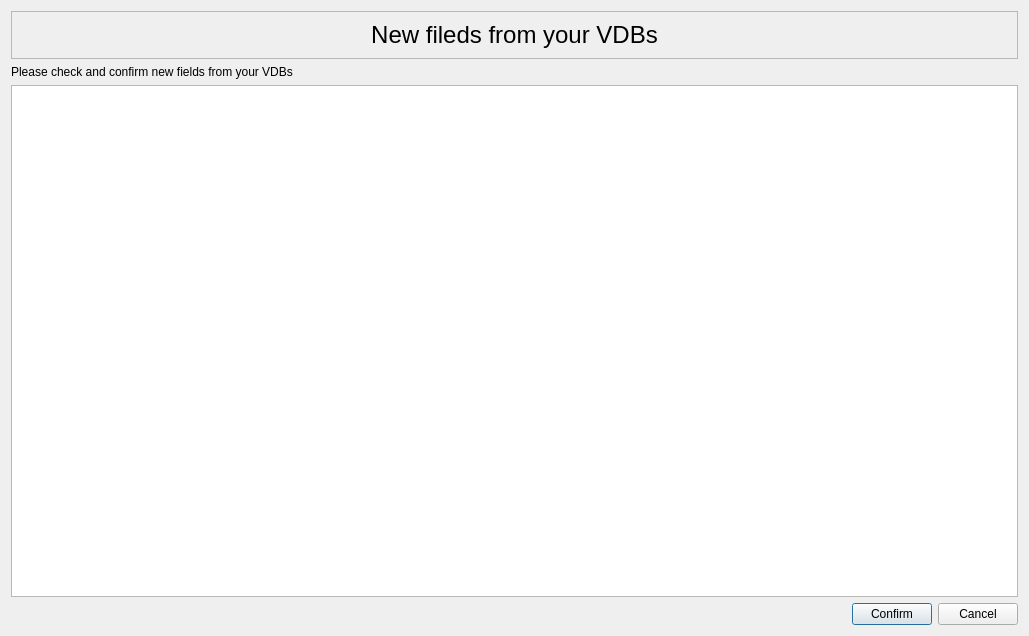
<?xml version="1.0" encoding="UTF-8"?>
<ui version="4.0">
 <class>VDBMergeDialog</class>
 <widget class="QDialog" name="VDBMergeDialog">
  <property name="geometry">
   <rect>
    <x>0</x>
    <y>0</y>
    <width>1029</width>
    <height>636</height>
   </rect>
  </property>
  <property name="windowTitle">
   <string>Dialog</string>
  </property>
  <layout class="QGridLayout" name="gridLayout_2">
   <item row="0" column="0" colspan="3">
    <widget class="QFrame" name="frame">
     <property name="frameShape">
      <enum>QFrame::StyledPanel</enum>
     </property>
     <property name="frameShadow">
      <enum>QFrame::Raised</enum>
     </property>
     <layout class="QGridLayout" name="gridLayout">
      <item row="0" column="0">
       <widget class="QLabel" name="label">
        <property name="font">
         <font>
          <pointsize>18</pointsize>
         </font>
        </property>
        <property name="text">
         <string>New fileds from your VDBs</string>
        </property>
        <property name="alignment">
         <set>Qt::AlignCenter</set>
        </property>
       </widget>
      </item>
     </layout>
    </widget>
   </item>
   <item row="3" column="0">
    <spacer name="horizontalSpacer">
     <property name="orientation">
      <enum>Qt::Horizontal</enum>
     </property>
     <property name="sizeHint" stdset="0">
      <size>
       <width>40</width>
       <height>20</height>
      </size>
     </property>
    </spacer>
   </item>
   <item row="3" column="2">
    <widget class="QPushButton" name="pushButtonCancel">
     <property name="text">
      <string>Cancel</string>
     </property>
    </widget>
   </item>
   <item row="3" column="1">
    <widget class="QPushButton" name="pushButtonConfirm">
     <property name="text">
      <string>Confirm</string>
     </property>
     <property name="default">
      <bool>true</bool>
     </property>
    </widget>
   </item>
   <item row="2" column="0" colspan="3">
    <widget class="QTableWidget" name="tableWidget"/>
   </item>
   <item row="1" column="0" colspan="3">
    <widget class="QLabel" name="labelInfo">
     <property name="text">
      <string>Please check and confirm new fields from your VDBs</string>
     </property>
    </widget>
   </item>
  </layout>
 </widget>
 <resources/>
 <connections/>
</ui>
